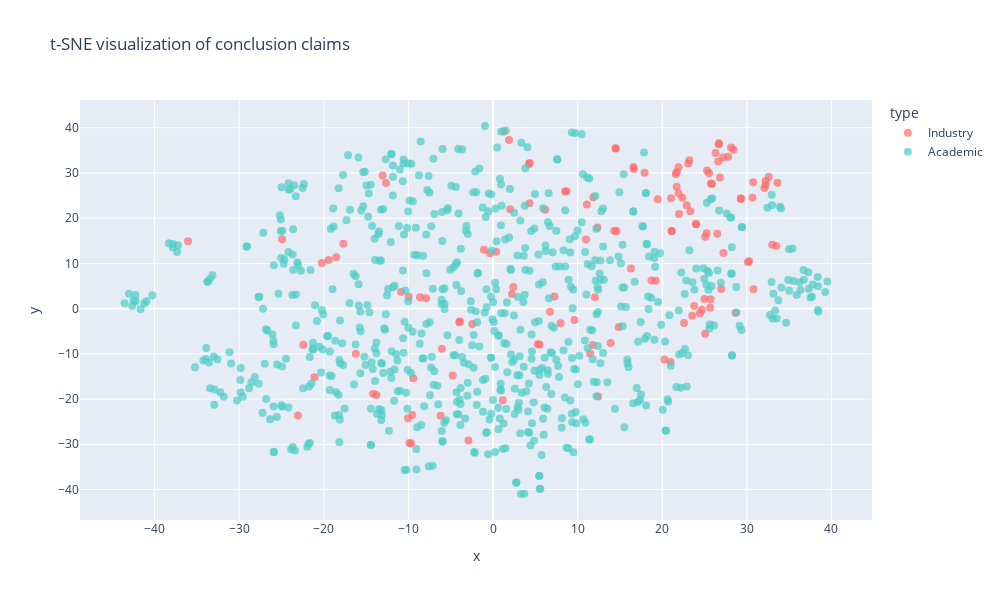

Notebook code cell kept with this figure:
### Code cell
# Get conclusion claims
industry_claims = [
    claim for claims in industry_papers["conclusion_claims"] for claim in claims
]
academic_claims = [
    claim for claims in academic_papers["conclusion_claims"] for claim in claims
]

# Create labels (0 for industry, 1 for academic)
labels = [0] * len(industry_claims) + [1] * len(academic_claims)

# Combine all claims
all_claims = industry_claims + academic_claims

# Generate embeddings
model = SentenceTransformer("all-MiniLM-L6-v2")
embeddings = model.encode(all_claims, show_progress_bar=True)

# Apply t-SNE
tsne = TSNE(n_components=2, random_state=42)
tsne_results = tsne.fit_transform(embeddings)

# Create DataFrame with all information
plot_data = pd.DataFrame(
    {
        "x": tsne_results[:, 0],
        "y": tsne_results[:, 1],
        "type": ["Industry" if l == 0 else "Academic" for l in labels],
        "claim": all_claims,
        "article_id": (
            [
                i
                for row in industry_papers.iterrows()
                for i in [row[1]["id"]] * len(row[1]["conclusion_claims"])
            ]
            + [
                i
                for row in academic_papers.iterrows()
                for i in [row[1]["id"]] * len(row[1]["conclusion_claims"])
            ]
        ),
    }
)

# Create interactive plot
fig = px.scatter(
    plot_data,
    x="x",
    y="y",
    color="type",
    hover_data=["article_id", "claim"],
    title="t-SNE visualization of conclusion claims",
    color_discrete_map={"Industry": "#FF6B6B", "Academic": "#4ECDC4"},
)

# Update layout
fig.update_traces(marker=dict(size=8, opacity=0.7))
fig.update_layout(hoverlabel=dict(bgcolor="white"), width=1000, height=600)

# Show plot
fig.show()

### Figure 1 — Plotly figure (JSON) as saved in the notebook; plotly's stock layout.template omitted (floating-point values rounded to 4 significant figures; data arrays with more than 128 entries replaced by an {"elided": "..."} marker saying what was removed)
{"data": [{"customdata": {"elided": "132x2 str values"}, "hovertemplate": "type=Industry<br>x=%{x}<br>y=%{y}<br>article_id=%{customdata[0]}<br>claim=%{customdata[1]}<extra></extra>", "legendgroup": "Industry", "marker": {"color": "#FF6B6B", "opacity": 0.7, "size": 8, "symbol": "circle"}, "mode": "markers", "name": "Industry", "orientation": "v", "showlegend": true, "type": "scatter", "x": {"elided": "132 float values"}, "xaxis": "x", "y": {"elided": "132 float values"}, "yaxis": "y"}, {"customdata": {"elided": "705x2 str values"}, "hovertemplate": "type=Academic<br>x=%{x}<br>y=%{y}<br>article_id=%{customdata[0]}<br>claim=%{customdata[1]}<extra></extra>", "legendgroup": "Academic", "marker": {"color": "#4ECDC4", "opacity": 0.7, "size": 8, "symbol": "circle"}, "mode": "markers", "name": "Academic", "orientation": "v", "showlegend": true, "type": "scatter", "x": {"elided": "705 float values"}, "xaxis": "x", "y": {"elided": "705 float values"}, "yaxis": "y"}], "layout": {"height": 600, "hoverlabel": {"bgcolor": "white"}, "legend": {"title": {"text": "type"}, "tracegroupgap": 0}, "title": {"text": "t-SNE visualization of conclusion claims"}, "width": 1000, "xaxis": {"anchor": "y", "domain": [0, 1], "title": {"text": "x"}}, "yaxis": {"anchor": "x", "domain": [0, 1], "title": {"text": "y"}}}}
